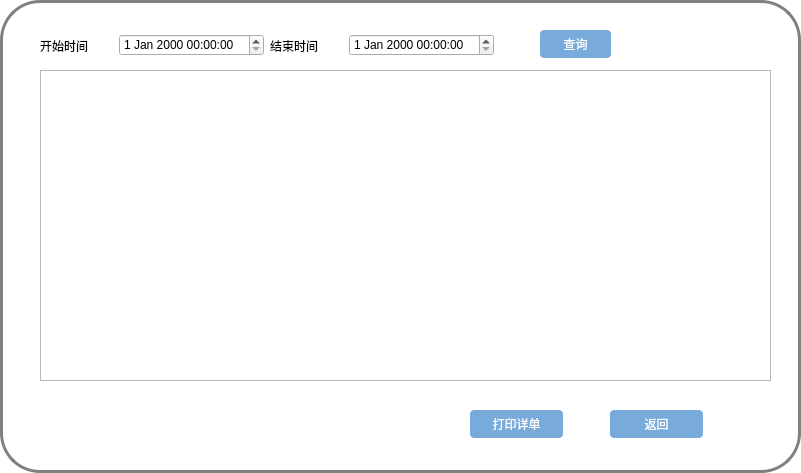
<?xml version="1.0" encoding="UTF-8"?>
<ui version="4.0">
 <class>DetailWidget</class>
 <widget class="QWidget" name="DetailWidget">
  <property name="geometry">
   <rect>
    <x>0</x>
    <y>0</y>
    <width>801</width>
    <height>473</height>
   </rect>
  </property>
  <property name="windowTitle">
   <string>Form</string>
  </property>
  <property name="styleSheet">
   <string notr="true">#DetailWidget{

border: 3px solid gray;
border-radius: 40px;
background: white;

}
QLineEdit {
        border-radius: 4px;
        height: 25px;
        border: 1px solid rgb(111, 156, 207);
        background: white;
}
QLineEdit:enabled {
        color: rgb(84, 84, 84);
}
QLineEdit:enabled:hover, QLineEdit:enabled:focus {
        color: rgb(51, 51, 51);
}
QLineEdit:!enabled {
        color: rgb(80, 80, 80);
}

QPushButton{
        border-radius: 4px;
        border: none;
        width: 75px;
        height: 25px;
}
QPushButton:enabled {
        background: rgb(120, 170, 220);
        color: white;
}
QPushButton:hover {
	background: rgb(0, 78, 161);
}
</string>
  </property>
  <widget class="QTableWidget" name="tableWidget">
   <property name="geometry">
    <rect>
     <x>40</x>
     <y>70</y>
     <width>731</width>
     <height>311</height>
    </rect>
   </property>
  </widget>
  <widget class="QPushButton" name="pushButton_confirm">
   <property name="geometry">
    <rect>
     <x>540</x>
     <y>30</y>
     <width>71</width>
     <height>28</height>
    </rect>
   </property>
   <property name="text">
    <string>查询</string>
   </property>
  </widget>
  <widget class="QWidget" name="horizontalLayoutWidget">
   <property name="geometry">
    <rect>
     <x>40</x>
     <y>30</y>
     <width>454</width>
     <height>31</height>
    </rect>
   </property>
   <layout class="QHBoxLayout" name="horizontalLayout">
    <item>
     <widget class="QLabel" name="label">
      <property name="text">
       <string>开始时间</string>
      </property>
     </widget>
    </item>
    <item>
     <widget class="QDateTimeEdit" name="dateTimeEdit_begin"/>
    </item>
    <item>
     <widget class="QLabel" name="label_2">
      <property name="text">
       <string>结束时间</string>
      </property>
     </widget>
    </item>
    <item>
     <widget class="QDateTimeEdit" name="dateTimeEdit_end"/>
    </item>
   </layout>
  </widget>
  <widget class="QPushButton" name="pushButton_cancel">
   <property name="geometry">
    <rect>
     <x>610</x>
     <y>410</y>
     <width>93</width>
     <height>28</height>
    </rect>
   </property>
   <property name="text">
    <string>返回</string>
   </property>
  </widget>
  <widget class="QPushButton" name="pushButton_download">
   <property name="geometry">
    <rect>
     <x>470</x>
     <y>410</y>
     <width>93</width>
     <height>28</height>
    </rect>
   </property>
   <property name="text">
    <string>打印详单</string>
   </property>
  </widget>
 </widget>
 <resources/>
 <connections/>
</ui>
